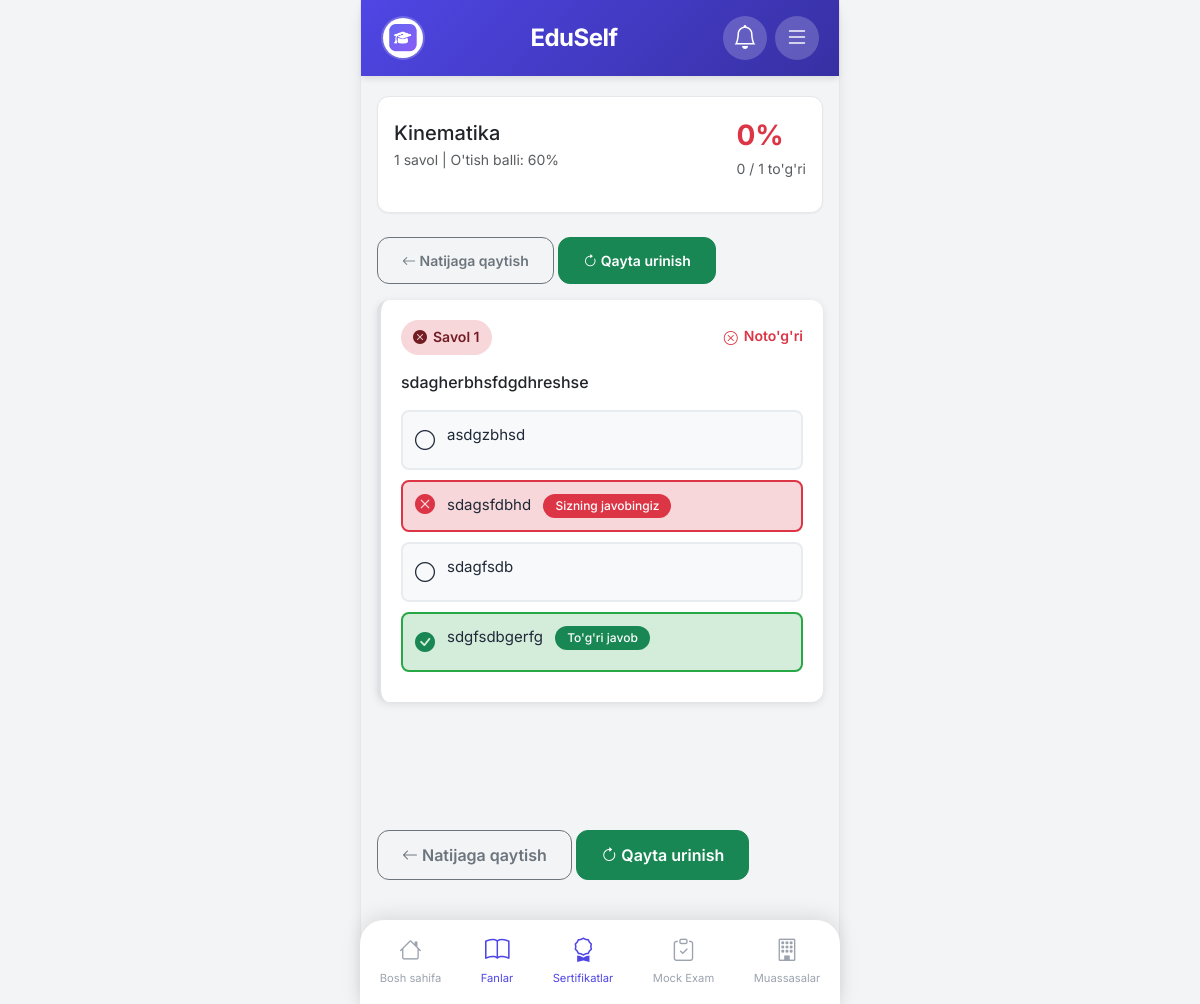
Screenshot of /cert-tests/1/analysis/ (signed in) with the database file from the repository.
### accounts/models.py (models this page shows, shortened)
class User(AbstractUser):
    email = models.EmailField(unique=True)
    profile_image = models.ImageField(upload_to='profiles/', blank=True, null=True)
    bio = models.TextField(blank=True)
    created_at = models.DateTimeField(auto_now_add=True)
    updated_at = models.DateTimeField(auto_now=True)

### core/models.py (models this page shows, shortened)
class CertificateTest(models.Model):
    topic = models.ForeignKey(CertificateTopic, on_delete=models.CASCADE, related_name='cert_tests', verbose_name="Mavzu")
    title = models.CharField(max_length=200, verbose_name="Test nomi")
    description = models.TextField(blank=True, verbose_name="Tavsif")
    time_limit = models.PositiveIntegerField(default=30, verbose_name="Vaqt limiti (daqiqa)")
    passing_score = models.PositiveIntegerField(default=60, verbose_name="O'tish balli (%)")
    is_active = models.BooleanField(default=True, verbose_name="Faol")
    created_at = models.DateTimeField(auto_now_add=True)
    class Meta:
        ordering = ['-created_at']
        verbose_name = "Sertifikat testi"
        verbose_name_plural = "Sertifikat testlari"

class CertificateResult(models.Model):
    user = models.ForeignKey(settings.AUTH_USER_MODEL, on_delete=models.CASCADE, related_name='certificate_results')
    test = models.ForeignKey(CertificateTest, on_delete=models.CASCADE, related_name='cert_results')
    score = models.PositiveIntegerField(default=0)
    total_questions = models.PositiveIntegerField(default=0)
    correct_answers = models.PositiveIntegerField(default=0)
    passed = models.BooleanField(default=False)
    time_taken = models.PositiveIntegerField(default=0)
    user_answers = models.JSONField(default=dict, blank=True, verbose_name="Foydalanuvchi javoblari")
    completed_at = models.DateTimeField(auto_now_add=True)
    class Meta:
        ordering = ['-completed_at']
        verbose_name = "Sertifikat natijasi"
        verbose_name_plural = "Sertifikat natijalari"

class CertificateQuestion(models.Model):
    test = models.ForeignKey(CertificateTest, on_delete=models.CASCADE, related_name='cert_questions', verbose_name="Test")
    text = models.TextField(verbose_name="Savol matni")
    image = models.ImageField(upload_to='cert_questions/', blank=True, null=True, verbose_name="Rasm")
    order = models.PositiveIntegerField(default=0, verbose_name="Tartib")
    class Meta:
        ordering = ['order']
        verbose_name = "Sertifikat savoli"
        verbose_name_plural = "Sertifikat savollari"

class CertificateAnswer(models.Model):
    question = models.ForeignKey(CertificateQuestion, on_delete=models.CASCADE, related_name='cert_answers', verbose_name="Savol")
    text = models.CharField(max_length=500, verbose_name="Javob matni")
    is_correct = models.BooleanField(default=False, verbose_name="To'g'ri javob")
    class Meta:
        verbose_name = "Sertifikat javobi"
        verbose_name_plural = "Sertifikat javoblari"

### core/views.py (the view)
# urls.py: path('cert-tests/<int:pk>/analysis/', views.cert_test_analysis_view, name='cert_test_analysis'),
@login_required
def cert_test_analysis_view(request, pk):
    test = get_object_or_404(CertificateTest, pk=pk)
    result = CertificateResult.objects.filter(user=request.user, test=test).order_by('-completed_at').first()
    if not result:
        messages.error(request, "Natija topilmadi.")
        return redirect('core:cert_test_result', pk=test.pk)
    questions = test.cert_questions.all().prefetch_related('cert_answers')
    analysis_data = []
    for question in questions:
        question_data = {
            'question': question,
            'all_answers': question.cert_answers.all(),
            'user_answer': None,
            'correct_answer': None,
            'is_correct': False
        }
        user_answer_data = result.user_answers.get(str(question.id))
        if user_answer_data:
            question_data['user_answer'] = user_answer_data
            question_data['is_correct'] = user_answer_data.get('is_correct', False)
        correct_answer = question.cert_answers.filter(is_correct=True).first()
        if correct_answer:
            question_data['correct_answer'] = correct_answer
        analysis_data.append(question_data)
    context = {
        'test': test,
        'result': result,
        'analysis_data': analysis_data,
    }
    return render(request, 'core/cert_test_analysis.html', context)

### core/context_processors.py (called while the page is built)
def site_settings(request):
    try:
        settings = SiteSettings.objects.first()
    except:
        settings = None
    return {'site_settings': settings}

def notifications(request):
    if request.user.is_authenticated:
        user_notifications = Notification.objects.filter(
            user=request.user,
            is_read=False
        )
        global_notifications = Notification.objects.filter(
            is_global=True,
            is_read=False
        )
        all_notifications = (user_notifications | global_notifications).distinct().order_by('-created_at')[:10]
        unread_count = all_notifications.count()
    else:
        all_notifications = []
        unread_count = 0
    return {
        'notifications': all_notifications,
        'unread_notifications_count': unread_count
    }

### templates/core/cert_test_analysis.html (shortened to what this page needs)
{% extends 'base.html' %}
{% block content %}
<div class="card mb-4">
    <div class="card-body">
        <div class="d-flex justify-content-between align-items-center mb-3">
            <div>
                <h5 class="mb-1">{{ test.title }}</h5>
                <p class="text-muted mb-0 small">{{ test.cert_questions.count }} savol | O'tish balli: {{ test.passing_score }}%</p>
            </div>
            <div class="text-end">
                <div class="result-score {% if result.passed %}text-success{% else %}text-danger{% endif %}">
                    {{ result.score }}%
                </div>
                <p class="text-muted mb-0 small">{{ result.correct_answers }} / {{ result.total_questions }} to'g'ri</p>
            </div>
        </div>
    </div>
</div>
<div class="mb-3">
    <a href="{% url 'core:cert_test_result' test.pk %}" class="btn btn-outline-secondary btn-sm">
        <i class="bi bi-arrow-left"></i> Natijaga qaytish
    </a>
    <a href="{% url 'core:take_cert_test' test.pk %}" class="btn btn-success btn-sm">
        <i class="bi bi-arrow-clockwise"></i> Qayta urinish
    </a>
</div>
<div class="analysis-container">
    {% for item in analysis_data %}
    <div class="question-analysis-card mb-4">
        <div class="question-header">
            <div class="question-number-badge {% if item.is_correct %}correct{% else %}incorrect{% endif %}">
                <i class="bi {% if item.is_correct %}bi-check-circle-fill{% else %}bi-x-circle-fill{% endif %}"></i>
                Savol {{ forloop.counter }}
            </div>
            <span class="question-status {% if item.is_correct %}text-success{% else %}text-danger{% endif %}">
                {% if item.is_correct %}
                    <i class="bi bi-check-circle"></i> To'g'ri
                {% else %}
                    <i class="bi bi-x-circle"></i> Noto'g'ri
                {% endif %}
            </span>
        </div>
        <div class="question-text-analysis">
            {{ item.question.text }}
        </div>
        <div class="answers-analysis">
            {% for answer in item.all_answers %}
            <div class="answer-item-analysis
                {% if answer.is_correct %}correct-answer{% endif %}
                {% if item.user_answer and item.user_answer.selected_answer_id == answer.id %}user-selected{% endif %}
                {% if item.user_answer and item.user_answer.selected_answer_id == answer.id and not answer.is_correct %}wrong-answer{% endif %}">
                <div class="answer-indicator">
                    {% if answer.is_correct %}
                        <i class="bi bi-check-circle-fill text-success"></i>
                    {% elif item.user_answer and item.user_answer.selected_answer_id == answer.id %}
                        <i class="bi bi-x-circle-fill text-danger"></i>
                    {% else %}
                        <i class="bi bi-circle"></i>
                    {% endif %}
                </div>
                <div class="answer-text">
                    {{ answer.text }}
                    {% if answer.is_correct %}
                        <span class="badge bg-success ms-2">To'g'ri javob</span>
                    {% endif %}
                    {% if item.user_answer and item.user_answer.selected_answer_id == answer.id %}
                        <span class="badge {% if answer.is_correct %}bg-success{% else %}bg-danger{% endif %} ms-2">
                            Sizning javobingiz
                        </span>
                    {% endif %}
                </div>
            </div>
            {% endfor %}
        </div>
    </div>
    {% endfor %}
</div>
<div class="mt-4 mb-4">
    <a href="{% url 'core:cert_test_result' test.pk %}" class="btn btn-outline-secondary">
        <i class="bi bi-arrow-left"></i> Natijaga qaytish
    </a>
    <a href="{% url 'core:take_cert_test' test.pk %}" class="btn btn-success">
        <i class="bi bi-arrow-clockwise"></i> Qayta urinish
    </a>
</div>
{% endblock %}

### templates/base.html (shortened to what this page needs)
<!DOCTYPE html>
<html lang="uz">
<head>
    {% load static %}
    <link href="https://cdn.jsdelivr.net/npm/bootstrap@5.3.2/dist/css/bootstrap.min.css" rel="stylesheet">
    <link rel="stylesheet" href="https://cdn.jsdelivr.net/npm/bootstrap-icons@1.11.1/font/bootstrap-icons.css">
    <link rel="stylesheet" href="{% static 'css/style.css' %}">
</head>
<body>
    <div class="app-container">
        <header class="app-header">
            <div class="header-left">
                {% if user.is_authenticated %}
                <a href="{% url 'accounts:profile' %}" class="profile-btn">
                    {% if user.profile_image %}
                    <img src="{{ user.profile_image.url }}" alt="Profile" class="profile-img">
                    {% else %}
                    <i class="bi bi-person-circle"></i>
                    {% endif %}
                </a>
                {% else %}
                <a href="{% url 'accounts:login' %}" class="profile-btn">
                    <i class="bi bi-person-circle"></i>
                </a>
                {% endif %}
            </div>
            <div class="header-center">
                <a href="{% url 'core:home' %}" class="logo-text">EduSelf</a>
            </div>
            <div class="header-right">
                {% if user.is_authenticated %}
                <button class="notification-btn" type="button" data-bs-toggle="offcanvas" data-bs-target="#notificationMenu">
                    <i class="bi bi-bell"></i>
                </button>
                {% endif %}
                <button class="menu-btn" type="button" data-bs-toggle="offcanvas" data-bs-target="#sideMenu">
                    <i class="bi bi-list"></i>
                </button>
            </div>
        </header>
        <main class="app-content">
            {% block content %}{% endblock %}
        </main>
        <nav class="bottom-nav">
            <a href="{% url 'core:home' %}" class="nav-item {% if request.resolver_match.url_name == 'home' %}active{% endif %}">
                <i class="bi bi-house"></i>
                <span>Bosh sahifa</span>
            </a>
            <a href="{% url 'core:subjects' %}" class="nav-item {% if 'subjects' in request.path or 'topics' in request.path or 'tests' in request.path %}active{% endif %}">
                <i class="bi bi-book"></i>
                <span>Fanlar</span>
            </a>
            <a href="{% url 'core:certificates' %}" class="nav-item {% if 'certificates' in request.path or 'cert' in request.path %}active{% endif %}">
                <i class="bi bi-award"></i>
                <span>Sertifikatlar</span>
            </a>
            <a href="{% url 'core:mock_exams' %}" class="nav-item {% if 'mock' in request.path %}active{% endif %}">
                <i class="bi bi-clipboard-check"></i>
                <span>Mock Exam</span>
            </a>
            <a href="{% url 'core:institutions' %}" class="nav-item {% if 'institutions' in request.path %}active{% endif %}">
                <i class="bi bi-building"></i>
                <span>Muassasalar</span>
            </a>
        </nav>
    </div>
</body>
</html>

### static/css/style.css (style rules this page uses)
:root { --primary-color: #4F46E5; --primary-light: #818CF8; --primary-dark: #3730A3; --secondary-color: #10B981; --accent-color: #F59E0B; --danger-color: #EF4444; --background-color: #F3F4F6; --card-bg: #FFFFFF; --text-primary: #1F2937; --text-secondary: #6B7280; --text-muted: #9CA3AF; --border-color: #E5E7EB; --shadow-sm: 0 1px 2px 0 rgba(0, 0, 0, 0.05); --shadow-md: 0 4px 6px -1px rgba(0, 0, 0, 0.1); --shadow-lg: 0 10px 15px -3px rgba(0, 0, 0, 0.1); --radius-sm: 8px; --radius-md: 12px; --radius-lg: 16px; --radius-xl: 24px; }
* { margin: 0; padding: 0; box-sizing: border-box; }
body { font-family: 'Inter', -apple-system, BlinkMacSystemFont, sans-serif; background-color: var(--background-color); color: var(--text-primary); line-height: 1.6; -webkit-font-smoothing: antialiased; }
.app-container { max-width: 480px; margin: 0 auto; min-height: 100vh; background-color: var(--background-color); position: relative; padding-bottom: 80px; }
.app-header { position: sticky; top: 0; z-index: 100; background: linear-gradient(135deg, var(--primary-color) 0%, var(--primary-dark) 100%); padding: 16px 20px; display: flex; justify-content: space-between; align-items: center; box-shadow: var(--shadow-md); }
.header-left { width: 44px; }
.header-right { display: flex; gap: 8px; align-items: center; }
.profile-btn, .menu-btn, .notification-btn { width: 44px; height: 44px; border-radius: 50%; background: rgba(255, 255, 255, 0.2); border: none; display: flex; align-items: center; justify-content: center; color: white; font-size: 1.5rem; text-decoration: none; transition: all 0.3s ease; position: relative; }
.profile-img { width: 40px; height: 40px; border-radius: 50%; object-fit: cover; }
.logo-text { font-size: 1.5rem; font-weight: 700; color: white; text-decoration: none; letter-spacing: -0.5px; }
.app-content { padding: 20px 16px 20px 16px; min-height: calc(100vh - 140px); }
.bottom-nav { position: fixed; bottom: 0; left: 50%; transform: translateX(-50%); width: 100%; max-width: 480px; background: white; display: flex; justify-content: space-around; padding: 8px 0 12px; box-shadow: 0 -4px 20px rgba(0, 0, 0, 0.1); border-radius: 24px 24px 0 0; z-index: 100; }
.nav-item { display: flex; flex-direction: column; align-items: center; text-decoration: none; color: var(--text-muted); font-size: 0.7rem; padding: 4px 8px; transition: all 0.3s ease; }
.nav-item i { font-size: 1.4rem; margin-bottom: 2px; }
.nav-item.active { color: var(--primary-color); }
.nav-item.active i { transform: scale(1.1); }
.card { background: var(--card-bg); border-radius: var(--radius-md); box-shadow: var(--shadow-sm); border: 1px solid var(--border-color); margin-bottom: 16px; overflow: hidden; transition: all 0.3s ease; }
.card-body { padding: 16px; }
.btn { border-radius: var(--radius-md); padding: 12px 24px; font-weight: 600; transition: all 0.3s ease; }
.badge { padding: 6px 12px; border-radius: 20px; font-weight: 500; font-size: 0.75rem; }
.result-score { font-size: 3rem; font-weight: 700; color: var(--text-primary); }
@media (min-width: 481px) { .app-container { border-left: 1px solid var(--border-color); border-right: 1px solid var(--border-color); box-shadow: var(--shadow-lg); } }
.text-danger { display: flex; align-items: flex-start; gap: 6px; }
.text-danger i { margin-top: 2px; flex-shrink: 0; }

### rows the page displays
User: profile_image (picture)
CertificateTest: title "Kinematika", cert_questions.count "1", passing_score "60"
CertificateResult: score "0", correct_answers "0", total_questions "1"
CertificateQuestion: question.text "sdagherbhsfdgdhreshse"
CertificateAnswer: is_correct False (drawn), text "asdgzbhsd"
CertificateAnswer: is_correct False (drawn), text "sdagsfdbhd", shows "Sizning javobingiz"
CertificateAnswer: is_correct False (drawn), text "sdagfsdb"
CertificateAnswer: is_correct True (drawn), text "sdgfsdbgerfg"
